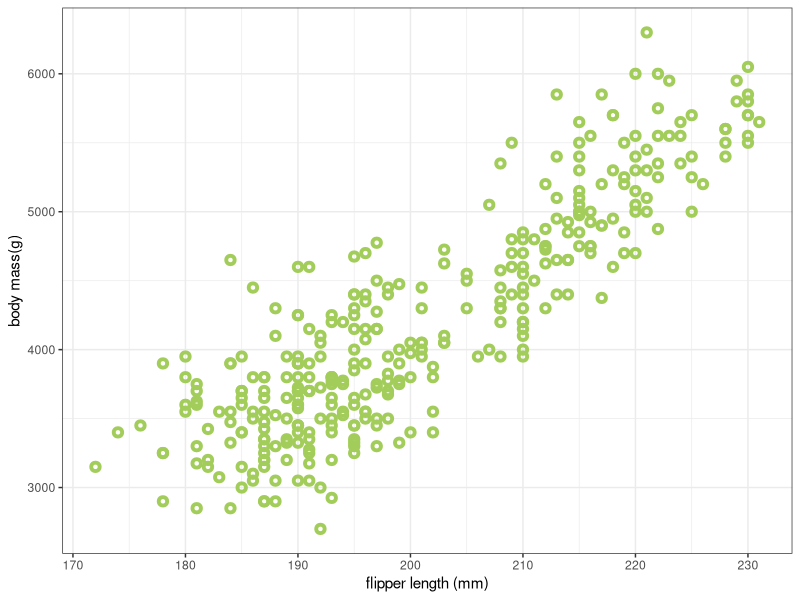
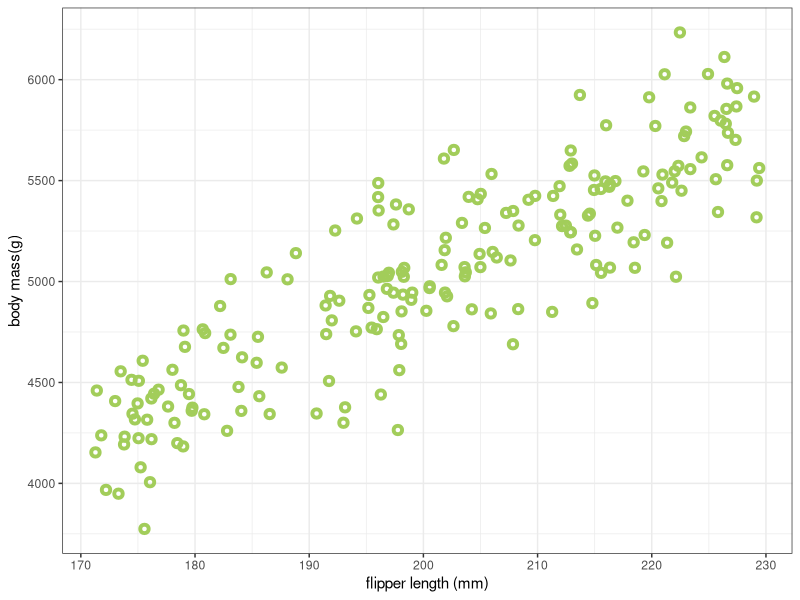

Recreate these plots in R, in order.
## ---- chunk 1
#| context: setup
#| warning: false
#| echo: false

# Import packages
library(ggplot2)
library(palmerpenguins)
library(tidyverse)

# Clean up penguin data
penguins <- penguins %>% drop_na()
## ---- chunk 2
#| label: fig-weight-vs-flipper
#| fig-cap: "A plot of penguin body mass against flipper length."

ggplot(penguins, aes(x=flipper_length_mm, y=body_mass_g)) +
  geom_point(shape=21, colour="darkolivegreen3", stroke=2) +
  xlab("flipper length (mm)") + ylab("body mass(g)") +
  theme_bw()
## ---- chunk 3
sim_weight <- function(F, beta, sd) {
  U <- rnorm(length(F), 0, sd)
  W <- beta * F + U
  return(W)
}
## ---- chunk 4
F <- runif(200, min=170, max=230)
W <- sim_weight(F, beta=25, sd=250)

data <- data.frame(body_mass_g=W, flipper_length_mm=F)

ggplot(data, aes(x=flipper_length_mm, y=body_mass_g)) +
  geom_point(shape=21, colour="darkolivegreen3", stroke=2) +
  xlab("flipper length (mm)") + ylab("body mass(g)") +
  theme_bw()
